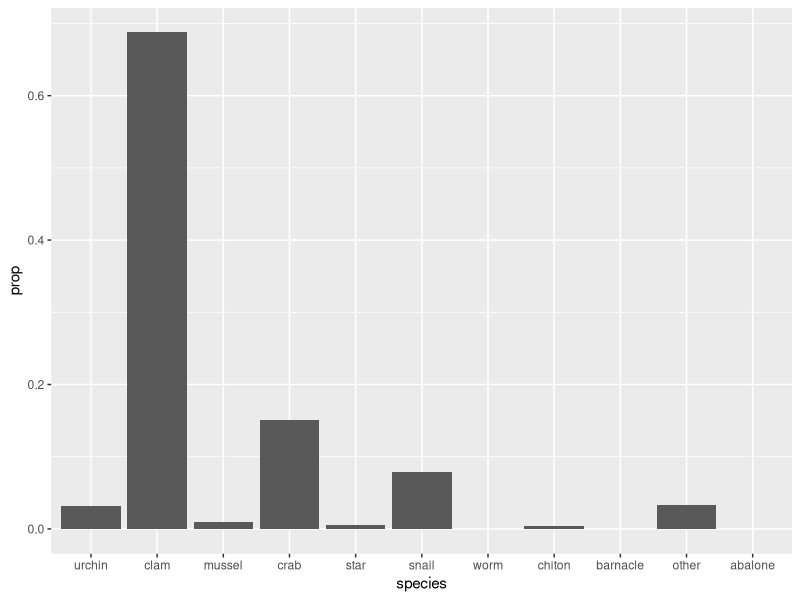
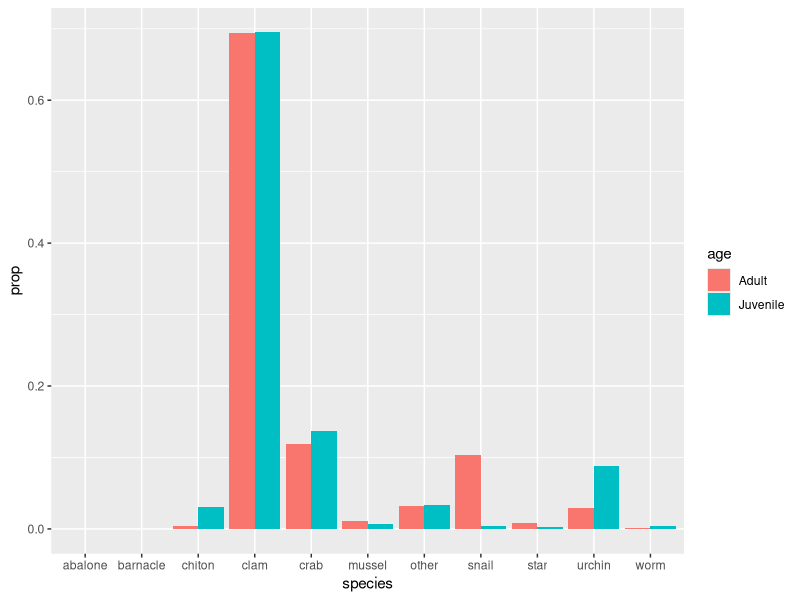
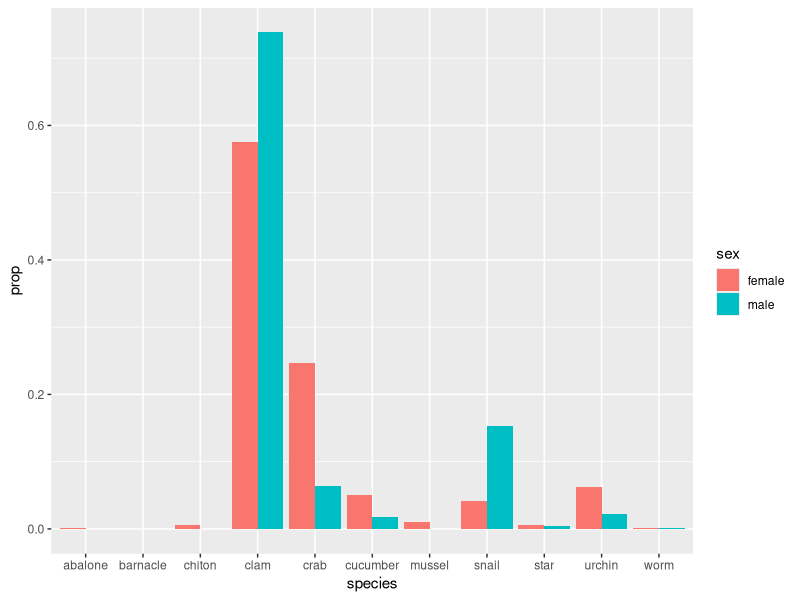
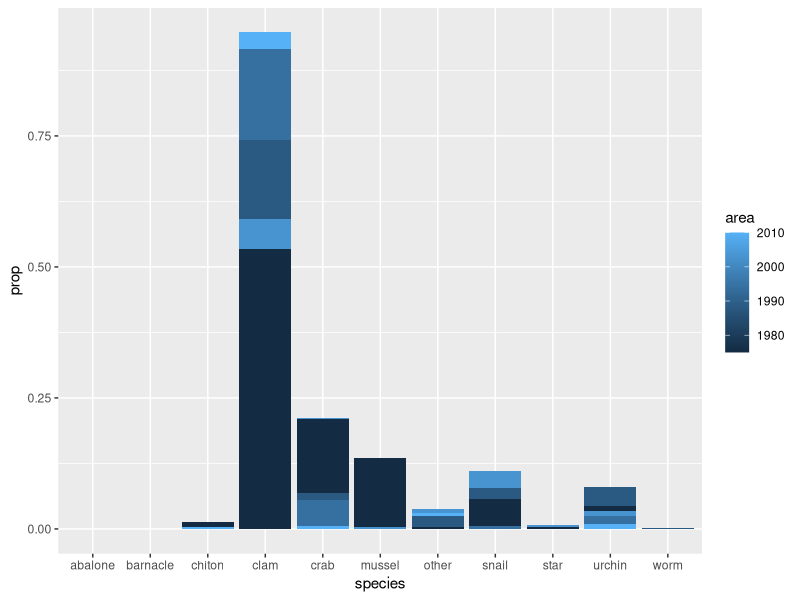

These figures' R source, in order:
####### ANOVA for foraging data #####

library(ggplot2)

###  DATA  ###
s.prop <- read.csv("s_prop.csv") # import a file with the male/female proportions

age.prop <- read.csv("age_prop.csv")
all.prop <- read.csv("all_prop.csv")
year.prop <- read.csv("year_prop.csv")

# stack the "all" data
all <- stack(all.prop)
names(all) <- c("prop", "species")


# checking the data frame
dim(s.prop)
names(s.prop)
str(s.prop)
str(age.prop)
str(year.prop)


# ALL #
ggplot(data = all) +
  geom_col( 
    mapping= aes(x = species, y = prop)
  )
  
# AGE #
ggplot(data = age.prop) +
  geom_col( 
    mapping= aes(x = species, y = prop, fill = age),
    position = "dodge"
  )

# SEX #
ggplot(data = s.prop) +
  geom_col( 
    mapping= aes(x = species, y = prop, fill = sex),
    position = "dodge"
  )

# YEAR # The area list isn't working because it is a number...
ggplot(data = year.prop) +
  geom_col( 
    mapping= aes(x = species, y = prop, fill = area),
    position = "dodge"
  )

